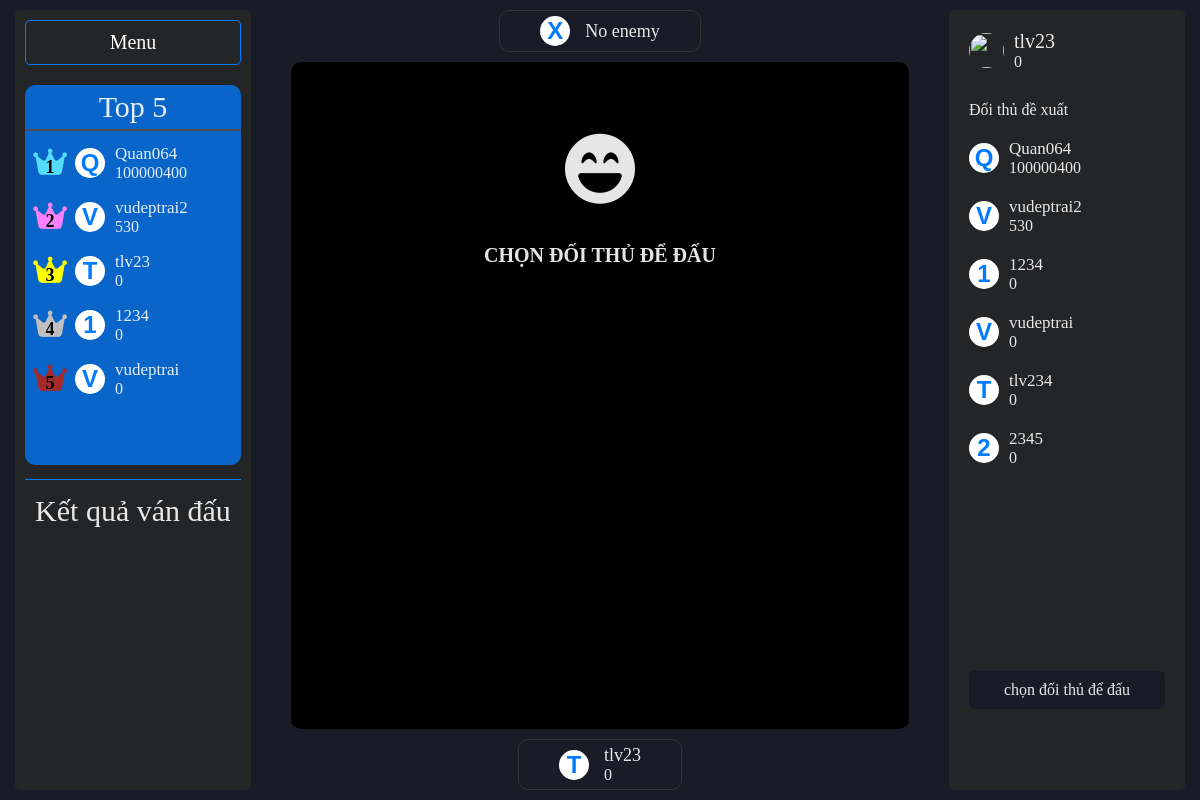
The app's page /bot_bot (signed in) with its own data.
### main.py (models this page shows)
class User(db.Model, UserMixin):
    username:str
    elo:str
    fightable:bool
    id = db.Column(db.Integer, primary_key=True)
    username = db.Column(db.String(20), unique=True, nullable=False)
    password = db.Column(db.String(80), nullable=False)
    elo = db.Column(db.Integer)
    fightable = db.Column(db.Boolean)

### main.py (the view)
@app.route('/bot_bot')
@login_required
@session_required
def bot_bot():
    users = [(i.username, i.elo) for i in User.query.filter(User.username != current_user.username, User.fightable == True).order_by(User.elo.desc()).limit(10).all()]
    rank_board = [(i.username, i.elo) for i in User.query.filter(User.fightable == True).order_by(User.elo.desc()).limit(5).all()]
    return render_template('bot_bot.html', users = users, rank_board = rank_board)

### main.py (called while the page is built)
@login_manager.user_loader
def load_user(user_id):
    return User.query.get(int(user_id))

def checkSession():
    if 'secret_key' in session:
        user = User.query.where(User.username == session['username']).first()
        login_user(user)
    else:
        if current_user:
            logout_user()
        return redirect(url_for('login'))

def session_required(f):
    @wraps(f)
    def decorated_function(*args, **kwargs):
        checkSession()
        return f(*args, **kwargs)
    return decorated_function

### templates/bot_bot.html (shortened to what this page needs)
<!DOCTYPE html>
<html lang="en">
<head>
    <link rel="stylesheet" href="../static/css/style.css">
    <link rel="stylesheet" href="../static/css/bot_bot.css">
    <link rel="stylesheet" href="../static/css/animation.css">
    <link rel="stylesheet" href="https://cdnjs.cloudflare.com/ajax/libs/font-awesome/6.5.1/css/all.min.css">
</head>
<body>
    <div class="container">
        <div class="side_bar-left">
            <a href="{{ url_for('menu') }}" class="menu_btn">Menu</a>
            <ul class="rank_board_list">
                <div class="rank_board_header">Top 5</div>
                {% for i in rank_board %}
                    <li class="warrior" data-name={{i[0]}} data-elo={{i[1]}}>
                        <div class="warrior_rank">
                            <i class="fa-solid fa-crown crown"></i>
                            <div class="rank">1</div>
                        </div>
                        <div class="warrior-avatar"><p>{{i[0][0].upper()}}</p></div>
                        <div class="warrior-info">
                            <div class="warrior-info--name">{{i[0]}}</div>
                            <div class="warrior-info--elo">{{i[1]}}</div>
                        </div>
                    </li>
                {% endfor %}
            </ul>
            <div class="info_header">Kết quả ván đấu</div>
        </div>
        <div class="content">
            <div class="enemy">
                <div class="enemy_ava">X</div>
                <div class="enemy_info">
                    <div class="enemy-name">No enemy</div>
                </div>
            </div>
            <div class="fight_screen">
                <div class="fight_screen-standby">
                    <i class="fa-solid fa-face-laugh-beam"></i>
                    CHỌN ĐỐI THỦ ĐỂ ĐẤU
                </div>
            </div>
            <div class="user">
                <div class="user_ava">{{current_user.username[0].upper()}}</div>
                <div class="user_info">
                    <div class="user-name">{{current_user.username}}</div>
                    <div class="user-elo">{{current_user.elo}}</div>
                </div>
            </div>
        </div>
        <div class="side_bar">
            <div class="side_bar-header">
                <img src="https://static.vecteezy.com/system/resources/thumbnails/003/682/252/small/pink-blue-v-alphabet-letter-logo-icon-design-with-swoosh-for-business-and-company-vector.jpg" class="user-avatar"></img>
                <div class="user-info">
                    <div class="user-info--name">{{current_user.username}}</div>
                    <div class="user-info--elo">{{current_user.elo}}</div>
                </div>
            </div>
            <div class="side_bar-content">Đối thủ đề xuất</div>
            <ul class="side_bar-player-list">
                {% for i in users %}
                    <li class="player" data-name={{i[0]}} data-elo={{i[1]}}>
                        <div class="player-avatar"><p>{{i[0][0].upper()}}</p></div>
                        <div class="player-info">
                        <div class="player-info--name">{{i[0]}}</div>
                        <div class="player-info--elo">{{i[1]}}</div>
                        </div>
                    </li>
                {% endfor %}
            </ul>
            <div class="fight_btn">chọn đối thủ để đấu</div>
        </div>
    </div>
</body>
</html>

### static/css/style.css (style rules this page uses)
:root { --primary-color: #121212; --secondary-color: #1E1E1E; --text-primary: #000; --text-secondary: #333; }
* { margin: 0; padding: 0px; border: 0; font-size: 100%; list-style: none; box-sizing: border-box; }

### static/css/bot_bot.css (style rules this page uses)
body { height: 100vh; max-height: 100vh; background-color: #191B26; color: rgba(255, 255, 255, 0.898); }
.container { display: flex; height: 100%; padding: 10px; }
.menu_btn { display: block; text-decoration: none; color: #fff; font-size: 20px; padding: 10px 40px; margin-bottom: 20px; border: 1px solid #007BFF; border-radius: 5px; text-align: center; cursor: pointer; transition: all .2s linear; }
.side_bar-left { margin: 0 40px 0 5px; width: 20%; height: 100%; background-color: #242527; padding: 10px 10px; border-radius: 5px; }
.rank_board_list { height: 50%; overflow-y: scroll; background-color: #007bffc0; border-radius: 10px; }
.rank_board_header { text-align: center; font-size: 30px; padding: 5px 0; border-bottom: 2px solid #4f4e4e; margin-bottom: 5px; }
.warrior { display: flex; align-items: center; padding: 8px 10px; cursor: pointer; user-select: none; border-radius: 10px; }
.warrior_rank { display: flex; align-items:end; justify-content: center; margin: 0 5px auto 0; width: 30px; height: 30px; position: relative; }
.crown { position: absolute; color: yellow; font-size: 30px; top: 50%; left: 50%; transform: translate(-50%, -40%); }
.rank { position: absolute; font-size: 16px; color: #000; font-weight: bold; font-size: 18px; top: 50%; left: 50%; transform: translate(-50%, -10%); }
.warrior-avatar { font-family: Arial, Helvetica, sans-serif; display: flex; align-items: center; justify-content: center; width: 30px; height: 30px; border-radius: 50%; margin-right: 10px; margin-left: 5px; background-color: #fff; color: #007BFF; font-size: 24px; font-weight: bold; }
.warrior-info--name { font-size: 17px; }
.info_header { font-size: 30px; padding-top: 14px; margin-top: 14px; border-top: 1px solid #007BFF; text-align: center; }
.content { flex: 1; display: flex; flex-direction: column; justify-content: space-between; align-items: center; height: 100%; margin: auto 40px auto auto; }
.user, .enemy { display: flex; align-items: center; margin: 0 0 10px 0; padding: 5px 40px; border-radius: 10px; border: 1px solid #333; transition: all .5s linear; }
.user { margin: 10px 0 0 0; }
.user_ava, .enemy_ava { font-family: Arial, Helvetica, sans-serif; display: flex; align-items: center; justify-content: center; width: 30px; height: 30px; border-radius: 50%; margin-right: 15px; background-color: #fff; color: #007BFF; font-size: 24px; font-weight: bold; }
.user-name, .enemy-name { font-size: 18px; }
.user-elo, .enemy-elo { font-size: 16px; }
.fight_screen { display: flex; flex: 1; text-align: center; padding: 10px 0; border-radius: 10px; background-color: #000; height: 80%; width: 100%; }
.fight_screen-standby { margin: 10% auto auto auto; display: flex; flex-direction: column; font-size: 20px; font-weight: bold; }
.fight_screen-standby i { font-size: 70px; margin-bottom: 40px; }
.side_bar { margin: 0 5px 0 0; width: 20%; height: 100%; background-color: #242527; padding: 10px 10px; border-radius: 5px; }
.side_bar-header { display: flex; align-items: center; margin-bottom: 20px; padding: 5px 10px; }
.user-avatar { width: 35px; height: 35px; border-radius: 50%; }
.user-info { padding: 5px 10px; }
.user-info--name { font-size: 20px; }
.side_bar-content { margin-left: 10px; }
.side_bar-player-list { margin: 10px 0; height: 70%; overflow-y: scroll; }
.player { display: flex; align-items: center; padding: 10px 10px; cursor: pointer; user-select: none; border-radius: 10px; }
.player-avatar { font-family: Arial, Helvetica, sans-serif; display: flex; align-items: center; justify-content: center; width: 30px; height: 30px; border-radius: 50%; margin-right: 10px; background-color: #fff; color: #007BFF; font-size: 24px; font-weight: bold; }
.player-info--name { font-size: 17px; }
.fight_btn { padding: 10px 30px; margin: 10px 10px; display: flex; justify-content: center; background-color: #191B26; border-radius: 5px; cursor: pointer; user-select: none; transition: all .2s linear; }

### records on screen
User: username "Q", username "Quan064", elo "100000400"
User: username "V", username "vudeptrai2", elo "530"
User: username "T", username "tlv23", elo "0"
User: username "1", username "1234", elo "0"
User: username "V", username "vudeptrai", elo "0"
User: username "T", username "tlv234", elo "0"
User: username "2", username "2345", elo "0"
